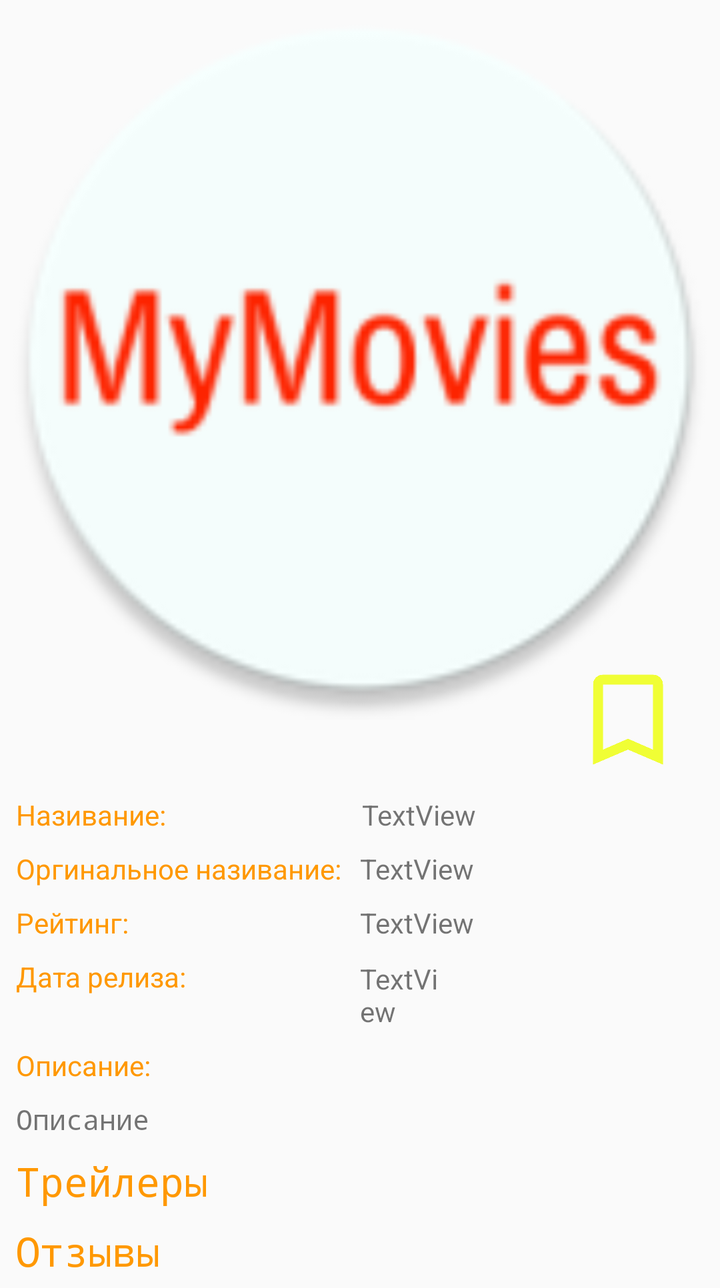
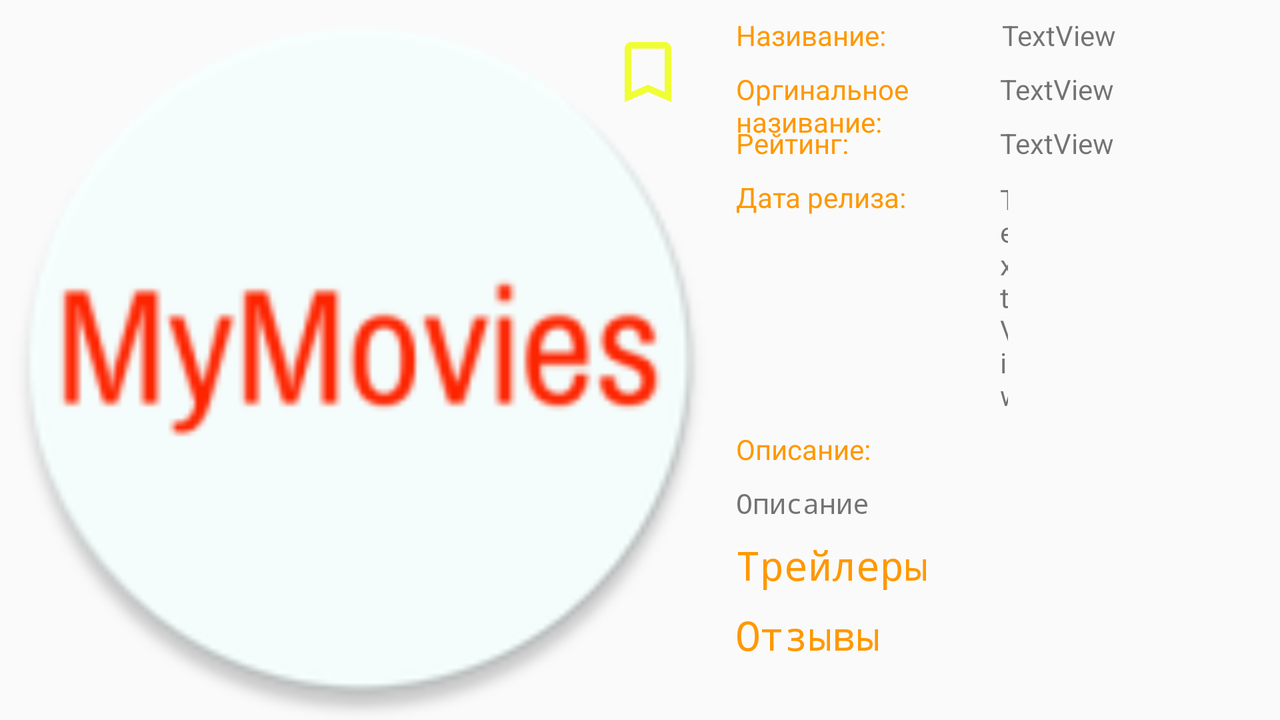

One screen, two layout resources from the same app: the default and the repository's alternative for another configuration. Each is rendered where Android would select it; the XML of both is given below.
<!-- AndroidManifest.xml: application theme AppTheme -->
<!-- res/layout/activity_detail.xml -->
<?xml version="1.0" encoding="utf-8"?>
<ScrollView xmlns:android="http://schemas.android.com/apk/res/android"
    xmlns:app="http://schemas.android.com/apk/res-auto"
    xmlns:tools="http://schemas.android.com/tools"
    android:layout_width="match_parent"
    android:layout_height="match_parent"
    tools:context=".DetailActivity">

    <androidx.constraintlayout.widget.ConstraintLayout
        android:layout_width="match_parent"
        android:layout_height="wrap_content">

        <ImageView
            android:id="@+id/imageViewBigPoster"
            android:layout_width="0dp"
            android:layout_height="wrap_content"
            android:adjustViewBounds="true"
            android:foregroundGravity="center"
            app:layout_constraintEnd_toEndOf="parent"
            app:layout_constraintStart_toStartOf="parent"
            app:layout_constraintTop_toTopOf="parent"
            app:srcCompat="@mipmap/ic_launcher_round" />

        <ImageView
            android:id="@+id/imageViewAddToFavourite"
            android:layout_width="@dimen/size_ofstart"
            android:layout_height="@dimen/size_ofstart"
            android:layout_marginEnd="16dp"
            android:onClick="onClickChangeFavourite"
            app:layout_constraintBottom_toBottomOf="@+id/imageViewBigPoster"
            app:layout_constraintEnd_toEndOf="parent"
            app:layout_constraintTop_toBottomOf="@+id/imageViewBigPoster"
            app:layout_constraintVertical_bias="1.0"
            app:srcCompat="@drawable/remove_favourite" />




     <include
         layout="@layout/movie_info"
         android:id="@+id/movieInfo"
         android:layout_width="0dp"
         android:layout_height="wrap_content"
         app:layout_constraintEnd_toEndOf="parent"
         app:layout_constraintStart_toStartOf="parent"
         app:layout_constraintTop_toBottomOf="@+id/imageViewAddToFavourite"
         />



    </androidx.constraintlayout.widget.ConstraintLayout>

</ScrollView>
<!-- res/layout/movie_info.xml (included above) -->
<?xml version="1.0" encoding="utf-8"?>
<androidx.constraintlayout.widget.ConstraintLayout xmlns:android="http://schemas.android.com/apk/res/android"
    xmlns:app="http://schemas.android.com/apk/res-auto"
    xmlns:tools="http://schemas.android.com/tools"
    android:layout_width="match_parent"
    android:layout_height="wrap_content"
    tools:context=".DetailActivity">

    <TextView
        android:id="@+id/textViewlabelTitle"
        style="@style/LabelStyle"
        android:layout_width="0dp"
        android:layout_height="wrap_content"
        android:layout_marginStart="8dp"
        android:layout_marginTop="8dp"
        android:layout_marginEnd="102dp"
        android:text="@string/textTitleLabel"
        app:layout_constraintStart_toStartOf="parent"
        app:layout_constraintTop_toTopOf="parent" />


    <View
        android:layout_width="0dp"
        android:layout_height="1dp"
        android:layout_margin="4dp"
        android:background="#0000"
        app:layout_constraintEnd_toEndOf="parent"
        app:layout_constraintStart_toStartOf="parent"
        app:layout_constraintTop_toBottomOf="@+id/textViewlabelTitle"

        />

    <androidx.constraintlayout.widget.Guideline
        android:id="@+id/guidelineCenter"
        android:layout_width="wrap_content"
        android:layout_height="wrap_content"
        android:orientation="vertical"
        app:layout_constraintGuide_percent="0.5" />

    <TextView
        android:id="@+id/textViewTitle"
        android:layout_width="0dp"
        android:layout_height="wrap_content"
        android:layout_marginStart="1dp"

        android:layout_marginTop="8dp"
        android:layout_marginEnd="8dp"
        android:text="@string/textViewTitle"
        app:layout_constraintEnd_toEndOf="parent"
        app:layout_constraintStart_toStartOf="@+id/guidelineCenter"
        app:layout_constraintTop_toTopOf="parent" />

    <TextView
        android:id="@+id/textViewLabelOriginalTitle"
        android:layout_width="0dp"
        android:layout_height="wrap_content"
        android:layout_marginStart="8dp"
        android:layout_marginTop="8dp"
        android:layout_marginEnd="8dp"
        style="@style/LabelStyle"
        android:text="@string/TextViewLabelOrginal"
        app:layout_constraintEnd_toStartOf="@+id/textViewOriginalTitle"
        app:layout_constraintStart_toStartOf="parent"
        app:layout_constraintTop_toBottomOf="@+id/textViewTitle" />

    <TextView
        android:id="@+id/textViewOriginalTitle"
        android:layout_width="0dp"
        android:layout_height="wrap_content"
        android:layout_marginTop="8dp"
        android:text="@string/textviewtitleoriginal"
        app:layout_constraintEnd_toEndOf="parent"
        app:layout_constraintStart_toStartOf="@+id/guidelineCenter"
        app:layout_constraintTop_toBottomOf="@+id/textViewTitle" />


    <View
        android:layout_width="0dp"
        android:layout_height="1dp"
        android:layout_margin="4dp"
        android:background="#0000"
        app:layout_constraintEnd_toEndOf="parent"
        app:layout_constraintStart_toStartOf="parent"
        app:layout_constraintTop_toBottomOf="@+id/textViewOriginalTitle"

        />


    <TextView
        android:id="@+id/textViewLabelRating"
        android:layout_width="0dp"
        style="@style/LabelStyle"
        android:layout_height="wrap_content"
        android:layout_marginStart="8dp"
        android:layout_marginTop="8dp"
        android:text="@string/rating"
        app:layout_constraintStart_toStartOf="parent"
        app:layout_constraintTop_toBottomOf="@+id/textViewOriginalTitle" />

    <TextView
        android:id="@+id/textViewRating"
        android:layout_width="0dp"
        android:layout_height="wrap_content"
        android:layout_marginTop="8dp"
        android:text="@string/textViewRating"
        app:layout_constraintEnd_toEndOf="parent"
        app:layout_constraintStart_toStartOf="@+id/guidelineCenter"
        app:layout_constraintTop_toBottomOf="@+id/textViewOriginalTitle" />
    <View
        android:layout_width="0dp"
        android:layout_height="1dp"
        android:layout_margin="4dp"
        android:background="#0000"
        app:layout_constraintEnd_toEndOf="parent"
        app:layout_constraintStart_toStartOf="parent"
        app:layout_constraintTop_toBottomOf="@+id/textViewRating"

        />

    <TextView
        android:id="@+id/textViewLabelRelaeseDate"
        android:layout_width="0dp"
        android:layout_height="wrap_content"
        style="@style/LabelStyle"
        android:layout_marginStart="8dp"
        android:layout_marginTop="8dp"
        android:text="@string/release"
        app:layout_constraintStart_toStartOf="parent"
        app:layout_constraintTop_toBottomOf="@+id/textViewRating" />

    <TextView
        android:id="@+id/textViewRelaeseDate"
        android:layout_width="0dp"
        android:layout_height="wrap_content"
        android:layout_marginTop="9dp"
        android:layout_marginEnd="136dp"
        android:text="@string/labelrelease"
        app:layout_constraintEnd_toEndOf="parent"
        app:layout_constraintStart_toStartOf="@+id/guidelineCenter"
        app:layout_constraintTop_toBottomOf="@+id/textViewRating" />

    <View
        android:layout_width="0dp"
        android:layout_height="1dp"
        style="@style/BorderStyle"
        android:layout_margin="4dp"
        android:background="#0000"
        app:layout_constraintEnd_toEndOf="parent"
        app:layout_constraintStart_toStartOf="parent"
        app:layout_constraintTop_toBottomOf="@+id/textViewRelaeseDate"

        />
    <TextView
        android:id="@+id/textViewLabelDescription"
        android:layout_width="0dp"
        style="@style/LabelStyle"
        android:layout_height="wrap_content"
        android:layout_marginStart="8dp"
        android:layout_marginTop="8dp"
        android:text="@string/describtion"
        app:layout_constraintStart_toStartOf="parent"
        app:layout_constraintTop_toBottomOf="@+id/textViewRelaeseDate" />
    <View
        android:layout_width="0dp"
        android:layout_height="1dp"
        style="@style/BorderStyle"
        android:layout_margin="4dp"
        android:background="#0000"
        app:layout_constraintEnd_toEndOf="parent"
        app:layout_constraintStart_toStartOf="parent"
        app:layout_constraintTop_toBottomOf="@+id/textViewLabelDescription"

        />
    <TextView
        android:id="@+id/textViewOverview"
        android:layout_width="0dp"
        android:layout_height="wrap_content"
        android:layout_marginStart="8dp"
        android:layout_marginTop="8dp"
        android:autoText="true"
        android:fontFamily="monospace"
        android:text="@string/overview"
        android:typeface="sans"
        app:layout_constraintEnd_toEndOf="parent"
        app:layout_constraintStart_toStartOf="parent"
        app:layout_constraintTop_toBottomOf="@+id/textViewLabelDescription" />
    <View
        android:layout_width="0dp"
        android:layout_height="1dp"
        style="@style/BorderStyle"
        android:layout_margin="4dp"
        android:background="#0000"
        app:layout_constraintEnd_toEndOf="parent"
        app:layout_constraintStart_toStartOf="parent"
        app:layout_constraintTop_toBottomOf="@+id/textViewOverview"
        />
  
    <TextView
        android:id="@+id/textViewTr"
        android:layout_width="0dp"
        style="@style/LabelStyle"
        android:layout_height="wrap_content"
        android:layout_marginStart="8dp"
        android:autoText="true"
        android:fontFamily="monospace"
        android:text="@string/екфшддукы"
        android:textSize="20sp"
        android:typeface="sans"
        app:layout_constraintEnd_toEndOf="parent"
        app:layout_constraintHorizontal_bias="1.0"
        app:layout_constraintStart_toStartOf="parent"
        app:layout_constraintTop_toBottomOf="@+id/textViewOverview" />

    <View
        style="@style/BorderStyle"
        android:layout_width="0dp"
        android:layout_height="1dp"
        android:layout_margin="4dp"
        android:background="#0000"
        app:layout_constraintEnd_toEndOf="parent"
        app:layout_constraintStart_toStartOf="parent"
        app:layout_constraintTop_toBottomOf="@+id/textViewTr"
        />
    <androidx.recyclerview.widget.RecyclerView
        android:id="@+id/recyclerViewTrailers"
        android:layout_width="0dp"
        android:layout_height="wrap_content"
        android:nestedScrollingEnabled="false"
        app:layout_constraintEnd_toEndOf="parent"
        app:layout_constraintStart_toStartOf="parent"
        app:layout_constraintTop_toBottomOf="@id/textViewTr" />

    <TextView
        android:id="@+id/textView"
        android:layout_width="0dp"
        android:layout_height="wrap_content"
        android:layout_marginStart="8dp"
        android:fontFamily="monospace"
        style="@style/LabelStyle"
        android:text="@string/overviewsss"
        android:textSize="20sp"
        android:typeface="sans"
        app:layout_constraintEnd_toEndOf="parent"
        app:layout_constraintHorizontal_bias="1.0"
        app:layout_constraintStart_toStartOf="parent"
        app:layout_constraintTop_toBottomOf="@+id/recyclerViewTrailers" />
    <View
        android:layout_width="0dp"
        style="@style/BorderStyle"
        android:layout_height="1dp"
        android:layout_margin="4dp"
        android:background="#0000"
        app:layout_constraintEnd_toEndOf="parent"
        app:layout_constraintStart_toStartOf="parent"
        app:layout_constraintTop_toBottomOf="@+id/textView"
        />
    <androidx.recyclerview.widget.RecyclerView
        android:id="@+id/recyclerViewReviews"
        android:layout_width="0dp"
        android:layout_height="wrap_content"
        android:nestedScrollingEnabled="false"
        app:layout_constraintEnd_toEndOf="parent"
        app:layout_constraintStart_toStartOf="parent"
        app:layout_constraintTop_toBottomOf="@id/textView" />


</androidx.constraintlayout.widget.ConstraintLayout>
<!-- resources referenced by this layout -->
<resources>
  <dimen name="size_ofstart">60dp</dimen>
  <!-- drawable remove_favourite (drawable-anydpi) -->
  <vector xmlns:android="http://schemas.android.com/apk/res/android"
      android:width="24dp"
      android:height="24dp"
      android:viewportWidth="24"
      android:viewportHeight="24"
      android:tint="#EEFF03"
      android:alpha="0.8">
      <path
          android:fillColor="#EEFF03"
          android:pathData="M17,3L7,3c-1.1,0 -1.99,0.9 -1.99,2L5,21l7,-3 7,3L19,5c0,-1.1 -0.9,-2 -2,-2zM17,18l-5,-2.18L7,18L7,5h10v13z"/>
  </vector>
  <!-- mipmap ic_launcher_round: png bitmap (mipmap-hdpi, 3953 bytes) -->
  <string name="TextViewLabelOrginal">Оргинальное називание:</string>
  <string name="describtion">Описание:</string>
  <string name="labelrelease">TextView</string>
  <string name="overview">Описание</string>
  <string name="overviewsss">Отзывы</string>
  <string name="rating">Рейтинг:</string>
  <string name="release">Дата релиза:</string>
  <string name="textTitleLabel">Називание:</string>
  <string name="textViewRating">TextView</string>
  <string name="textViewTitle">TextView</string>
  <string name="textviewtitleoriginal">TextView</string>
  <style name="BorderStyle">
          
          <item name="android:layout_height">1dp</item>
          <item name="android:layout_width">0dp</item>
          <item name="android:background">@color/colorLightGrey</item>
      </style>
  <style name="LabelStyle">
          
          <item name="android:layout_marginTop">8dp</item>
          <item name="android:textColor">@color/colorOrange</item>
          <item name="android:textSize">14sp</item>
      </style>
  <style name="AppTheme" parent="Theme.AppCompat.Light.DarkActionBar">
          
          <item name="colorPrimary">@color/colorPrimary</item>
          <item name="colorPrimaryDark">@color/colorPrimaryDark</item>
          <item name="colorAccent">@color/colorAccent</item>
      </style>
  <color name="colorLightGrey">#666565</color>
  <color name="colorOrange">#FF9800</color>
  <color name="colorPrimary">#000000</color>
  <color name="colorPrimaryDark">#00000B</color>
  <color name="colorAccent">#D81B60</color>
</resources>
<!-- res/layout-land/activity_detail.xml (the repository's variant of the layout above) -->
<!-- drawn on the phone turned sideways -->
<?xml version="1.0" encoding="utf-8"?>
    <androidx.constraintlayout.widget.ConstraintLayout xmlns:android="http://schemas.android.com/apk/res/android"
        xmlns:app="http://schemas.android.com/apk/res-auto"
        xmlns:tools="http://schemas.android.com/tools"
        android:layout_width="match_parent"
        android:layout_height="match_parent"
        tools:context=".DetailActivity">

        <ImageView
            android:id="@+id/imageViewBigPoster"
            android:layout_width="wrap_content"
            android:layout_height="0dp"
            android:adjustViewBounds="true"
            android:foregroundGravity="center"
            app:layout_constraintBottom_toBottomOf="parent"
            app:layout_constraintStart_toStartOf="parent"
            app:layout_constraintTop_toTopOf="parent"
            app:srcCompat="@mipmap/ic_launcher_round" />

        <ImageView
            android:id="@+id/imageViewAddToFavourite"
            android:layout_width="40dp"
            android:layout_height="40dp"
            android:layout_marginEnd="16dp"
            android:layout_marginTop="16dp"
            android:onClick="onClickChangeFavourite"
            app:layout_constraintEnd_toEndOf="@+id/imageViewBigPoster"
            app:layout_constraintTop_toTopOf="@+id/imageViewBigPoster"
            app:layout_constraintVertical_bias="1.0"
            app:srcCompat="@drawable/remove_favourite" />

        <ScrollView
            android:id="@+id/scrollViewInfo"
            android:layout_width="0dp"
            android:layout_height="0dp"
            app:layout_constraintBottom_toBottomOf="parent"
            app:layout_constraintEnd_toEndOf="parent"
            app:layout_constraintStart_toEndOf="@+id/imageViewBigPoster"
            app:layout_constraintTop_toTopOf="parent">

            <include
                android:id="@+id/movieInfo"
                layout="@layout/movie_info"
                android:layout_width="match_parent"
                android:layout_height="wrap_content" />

        </ScrollView>


    </androidx.constraintlayout.widget.ConstraintLayout>
<!-- resources referenced by the variant -->
<!-- as the phone turned sideways resolves them -->
<resources>
  <!-- drawable remove_favourite (drawable-anydpi) -->
  <vector xmlns:android="http://schemas.android.com/apk/res/android"
      android:width="24dp"
      android:height="24dp"
      android:viewportWidth="24"
      android:viewportHeight="24"
      android:tint="#EEFF03"
      android:alpha="0.8">
      <path
          android:fillColor="#EEFF03"
          android:pathData="M17,3L7,3c-1.1,0 -1.99,0.9 -1.99,2L5,21l7,-3 7,3L19,5c0,-1.1 -0.9,-2 -2,-2zM17,18l-5,-2.18L7,18L7,5h10v13z"/>
  </vector>
  <!-- mipmap ic_launcher_round: png bitmap (mipmap-hdpi, 3953 bytes) -->
  <string name="TextViewLabelOrginal">Оргинальное називание:</string>
  <string name="describtion">Описание:</string>
  <string name="labelrelease">TextView</string>
  <string name="overview">Описание</string>
  <string name="overviewsss">Отзывы</string>
  <string name="rating">Рейтинг:</string>
  <string name="release">Дата релиза:</string>
  <string name="textTitleLabel">Називание:</string>
  <string name="textViewRating">TextView</string>
  <string name="textViewTitle">TextView</string>
  <string name="textviewtitleoriginal">TextView</string>
  <style name="BorderStyle">
          
          <item name="android:layout_height">1dp</item>
          <item name="android:layout_width">0dp</item>
          <item name="android:background">@color/colorLightGrey</item>
      </style>
  <style name="LabelStyle">
          
          <item name="android:layout_marginTop">8dp</item>
          <item name="android:textColor">@color/colorOrange</item>
          <item name="android:textSize">14sp</item>
      </style>
  <style name="AppTheme" parent="Theme.AppCompat.Light.DarkActionBar">
          
          <item name="colorPrimary">@color/colorPrimary</item>
          <item name="colorPrimaryDark">@color/colorPrimaryDark</item>
          <item name="colorAccent">@color/colorAccent</item>
      </style>
  <color name="colorLightGrey">#666565</color>
  <color name="colorOrange">#FF9800</color>
  <color name="colorPrimary">#000000</color>
  <color name="colorPrimaryDark">#00000B</color>
  <color name="colorAccent">#D81B60</color>
</resources>
